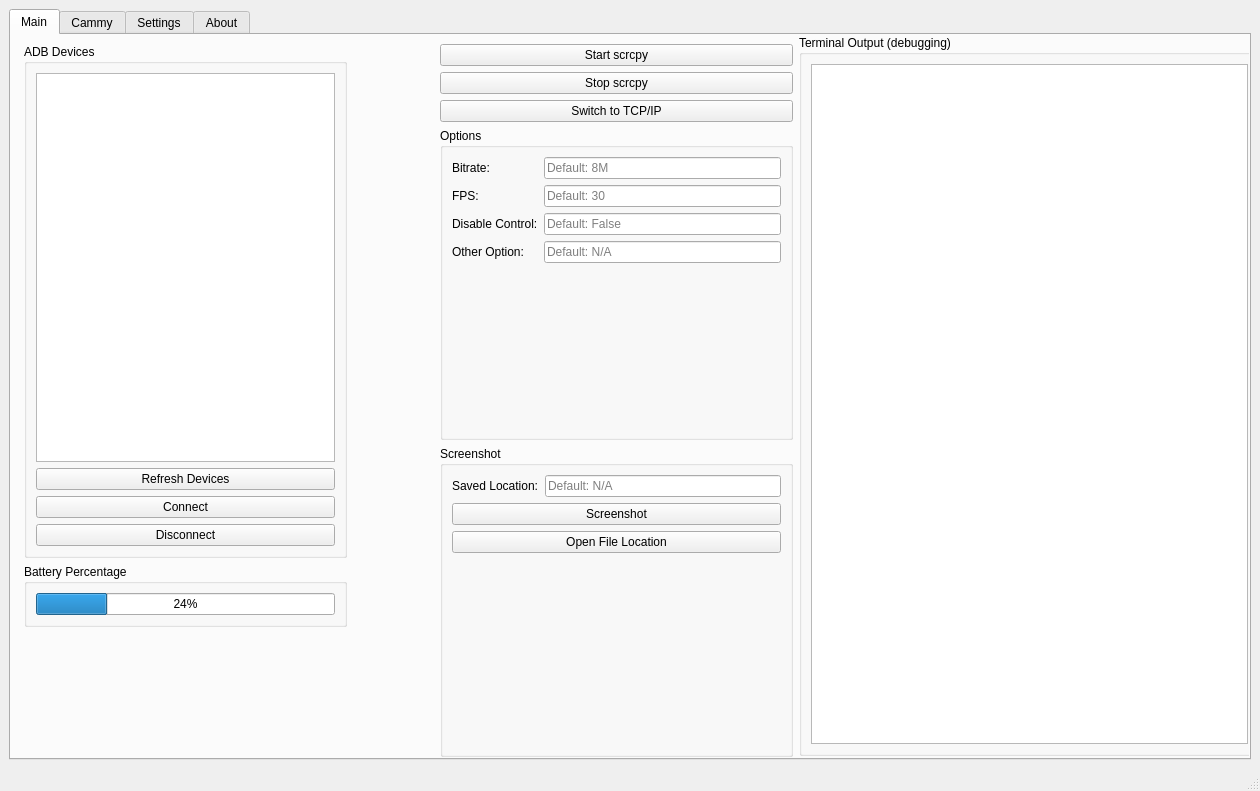
<?xml version="1.0" encoding="UTF-8"?>
<ui version="4.0">
 <class>MainWindow</class>
 <widget class="QMainWindow" name="MainWindow">
  <property name="geometry">
   <rect>
    <x>0</x>
    <y>0</y>
    <width>1260</width>
    <height>791</height>
   </rect>
  </property>
  <property name="minimumSize">
   <size>
    <width>1260</width>
    <height>791</height>
   </size>
  </property>
  <property name="maximumSize">
   <size>
    <width>1260</width>
    <height>791</height>
   </size>
  </property>
  <property name="windowTitle">
   <string>Scrcpy Camera Controller</string>
  </property>
  <widget class="QWidget" name="centralwidget">
   <layout class="QGridLayout" name="gridLayout">
    <item row="0" column="0">
     <widget class="QTabWidget" name="tabWidget">
      <property name="currentIndex">
       <number>0</number>
      </property>
      <widget class="QWidget" name="MainPage">
       <attribute name="title">
        <string>Main</string>
       </attribute>
       <widget class="QFrame" name="frameLeft">
        <property name="geometry">
         <rect>
          <x>4</x>
          <y>0</y>
          <width>341</width>
          <height>601</height>
         </rect>
        </property>
        <layout class="QVBoxLayout" name="verticalLayoutLeft">
         <item>
          <widget class="QGroupBox" name="groupADB">
           <property name="title">
            <string>ADB Devices</string>
           </property>
           <layout class="QVBoxLayout" name="verticalLayoutADB">
            <item>
             <widget class="QListWidget" name="listADBDevices"/>
            </item>
            <item>
             <widget class="QPushButton" name="refreshButtonADB">
              <property name="text">
               <string>Refresh Devices</string>
              </property>
             </widget>
            </item>
            <item>
             <widget class="QPushButton" name="connectButtonADB">
              <property name="text">
               <string>Connect</string>
              </property>
             </widget>
            </item>
            <item>
             <widget class="QPushButton" name="disconnectButtonADB">
              <property name="text">
               <string>Disconnect</string>
              </property>
             </widget>
            </item>
           </layout>
          </widget>
         </item>
         <item>
          <widget class="QGroupBox" name="groupBattery">
           <property name="title">
            <string>Battery Percentage</string>
           </property>
           <layout class="QVBoxLayout" name="verticalLayoutBattery">
            <item>
             <widget class="QProgressBar" name="progressBar">
              <property name="value">
               <number>24</number>
              </property>
             </widget>
            </item>
           </layout>
          </widget>
         </item>
        </layout>
       </widget>
       <widget class="QFrame" name="frameMiddle">
        <property name="geometry">
         <rect>
          <x>420</x>
          <y>0</y>
          <width>371</width>
          <height>731</height>
         </rect>
        </property>
        <layout class="QVBoxLayout" name="verticalLayoutMiddle">
         <item>
          <widget class="QPushButton" name="buttonStartScrcpy">
           <property name="text">
            <string>Start scrcpy</string>
           </property>
          </widget>
         </item>
         <item>
          <widget class="QPushButton" name="buttonStopScrcpy">
           <property name="text">
            <string>Stop scrcpy</string>
           </property>
          </widget>
         </item>
         <item>
          <widget class="QPushButton" name="switchToTCPIP">
           <property name="text">
            <string>Switch to TCP/IP</string>
           </property>
          </widget>
         </item>
         <item>
          <widget class="QGroupBox" name="groupOptions">
           <property name="title">
            <string>Options</string>
           </property>
           <layout class="QFormLayout" name="formLayoutOptions">
            <item row="0" column="0">
             <widget class="QLabel" name="labelBitrate_2">
              <property name="text">
               <string>Bitrate:</string>
              </property>
             </widget>
            </item>
            <item row="0" column="1">
             <widget class="QLineEdit" name="lineBitrate">
              <property name="placeholderText">
               <string>Default: 8M</string>
              </property>
             </widget>
            </item>
            <item row="1" column="0">
             <widget class="QLabel" name="labelFPS_2">
              <property name="text">
               <string>FPS:</string>
              </property>
             </widget>
            </item>
            <item row="1" column="1">
             <widget class="QLineEdit" name="lineFPS">
              <property name="placeholderText">
               <string>Default: 30</string>
              </property>
             </widget>
            </item>
            <item row="2" column="0">
             <widget class="QLabel" name="label_2">
              <property name="text">
               <string>Disable Control:</string>
              </property>
             </widget>
            </item>
            <item row="2" column="1">
             <widget class="QLineEdit" name="lineEdit_2">
              <property name="text">
               <string/>
              </property>
              <property name="placeholderText">
               <string>Default: False</string>
              </property>
             </widget>
            </item>
            <item row="3" column="0">
             <widget class="QLabel" name="labelOther">
              <property name="text">
               <string>Other Option:</string>
              </property>
             </widget>
            </item>
            <item row="3" column="1">
             <widget class="QLineEdit" name="lineOther">
              <property name="placeholderText">
               <string>Default: N/A</string>
              </property>
             </widget>
            </item>
           </layout>
          </widget>
         </item>
         <item>
          <widget class="QGroupBox" name="groupOptions_2">
           <property name="title">
            <string>Screenshot</string>
           </property>
           <layout class="QFormLayout" name="formLayoutOptions_2">
            <item row="0" column="0">
             <widget class="QLabel" name="labelOther_2">
              <property name="text">
               <string>Saved Location:</string>
              </property>
             </widget>
            </item>
            <item row="0" column="1">
             <widget class="QLineEdit" name="lineOther_2">
              <property name="placeholderText">
               <string>Default: N/A</string>
              </property>
             </widget>
            </item>
            <item row="2" column="0" colspan="2">
             <widget class="QPushButton" name="pushButton_3">
              <property name="text">
               <string>Open File Location</string>
              </property>
             </widget>
            </item>
            <item row="1" column="0" colspan="2">
             <widget class="QPushButton" name="pushButton_4">
              <property name="text">
               <string>Screenshot</string>
              </property>
             </widget>
            </item>
           </layout>
          </widget>
         </item>
        </layout>
       </widget>
       <widget class="QGroupBox" name="groupTerminal">
        <property name="geometry">
         <rect>
          <x>788</x>
          <y>0</y>
          <width>461</width>
          <height>721</height>
         </rect>
        </property>
        <property name="title">
         <string>Terminal Output (debugging)</string>
        </property>
        <layout class="QVBoxLayout" name="verticalLayoutTerminal">
         <item>
          <widget class="QTextEdit" name="textTerminal">
           <property name="readOnly">
            <bool>true</bool>
           </property>
          </widget>
         </item>
        </layout>
       </widget>
      </widget>
      <widget class="QWidget" name="CammyPage">
       <attribute name="title">
        <string>Cammy</string>
       </attribute>
       <layout class="QHBoxLayout" name="horizontalLayout_cammy">
        <item>
         <widget class="QGroupBox" name="videoPreviewGroup">
          <property name="minimumSize">
           <size>
            <width>800</width>
            <height>300</height>
           </size>
          </property>
          <layout class="QVBoxLayout" name="verticalLayout_preview">
           <item>
            <widget class="QLabel" name="labelVideoPreview">
             <property name="minimumSize">
              <size>
               <width>720</width>
               <height>480</height>
              </size>
             </property>
             <property name="styleSheet">
              <string notr="true">QLabel {
    background-color: #000000;
    border: 2px solid #555555;
}</string>
             </property>
             <property name="text">
              <string/>
             </property>
             <property name="scaledContents">
              <bool>false</bool>
             </property>
             <property name="alignment">
              <set>Qt::AlignmentFlag::AlignCenter</set>
             </property>
            </widget>
           </item>
           <item>
            <widget class="QLabel" name="labelPreviewStatus">
             <property name="styleSheet">
              <string notr="true">QLabel {
    color: #888888;
    font-style: italic;
}</string>
             </property>
             <property name="text">
              <string>No video signal</string>
             </property>
             <property name="alignment">
              <set>Qt::AlignmentFlag::AlignCenter</set>
             </property>
            </widget>
           </item>
          </layout>
         </widget>
        </item>
        <item>
         <layout class="QVBoxLayout" name="verticalLayout_cammy">
          <property name="sizeConstraint">
           <enum>QLayout::SizeConstraint::SetDefaultConstraint</enum>
          </property>
          <item>
           <widget class="QGroupBox" name="connectionGroup">
            <property name="title">
             <string>Connection Settings</string>
            </property>
            <layout class="QGridLayout" name="gridLayout_conn">
             <item row="0" column="0">
              <widget class="QLabel" name="labelIP">
               <property name="text">
                <string>Device IP:</string>
               </property>
              </widget>
             </item>
             <item row="0" column="1">
              <widget class="QLineEdit" name="lineEditIP">
               <property name="placeholderText">
                <string>192.168.1.100</string>
               </property>
              </widget>
             </item>
             <item row="1" column="0">
              <widget class="QLabel" name="labelPort">
               <property name="text">
                <string>Port:</string>
               </property>
              </widget>
             </item>
             <item row="1" column="1">
              <widget class="QLineEdit" name="lineEditPort">
               <property name="text">
                <string>4747</string>
               </property>
              </widget>
             </item>
             <item row="2" column="0" colspan="2">
              <widget class="QCheckBox" name="checkBoxUSB">
               <property name="text">
                <string>Connect via USB (ADB)</string>
               </property>
              </widget>
             </item>
            </layout>
           </widget>
          </item>
          <item>
           <widget class="QGroupBox" name="videoSettingsGroup">
            <property name="title">
             <string>Video Settings</string>
            </property>
            <layout class="QGridLayout" name="gridLayout_vid">
             <item row="0" column="0">
              <widget class="QLabel" name="labelResolution">
               <property name="text">
                <string>Resolution:</string>
               </property>
              </widget>
             </item>
             <item row="0" column="1">
              <widget class="QLineEdit" name="lineEditResolution">
               <property name="text">
                <string/>
               </property>
              </widget>
             </item>
             <item row="1" column="0">
              <widget class="QLabel" name="labelFPS">
               <property name="text">
                <string>FPS:</string>
               </property>
              </widget>
             </item>
             <item row="1" column="1">
              <widget class="QLineEdit" name="lineEditFPS">
               <property name="text">
                <string/>
               </property>
              </widget>
             </item>
             <item row="2" column="0">
              <widget class="QLabel" name="labelBitrate">
               <property name="text">
                <string>Bitrate (kbps):</string>
               </property>
              </widget>
             </item>
             <item row="2" column="1">
              <widget class="QSpinBox" name="spinBoxBitrate">
               <property name="minimum">
                <number>500</number>
               </property>
               <property name="maximum">
                <number>10000</number>
               </property>
               <property name="singleStep">
                <number>500</number>
               </property>
               <property name="value">
                <number>2000</number>
               </property>
              </widget>
             </item>
             <item row="3" column="0">
              <widget class="QLabel" name="labelRatio">
               <property name="text">
                <string>Aspect Ratio:</string>
               </property>
              </widget>
             </item>
             <item row="3" column="1">
              <widget class="QComboBox" name="comboBoxAspectRatio">
               <item>
                <property name="text">
                 <string>Auto</string>
                </property>
               </item>
               <item>
                <property name="text">
                 <string>16:9</string>
                </property>
               </item>
               <item>
                <property name="text">
                 <string>4:3</string>
                </property>
               </item>
               <item>
                <property name="text">
                 <string>1:1</string>
                </property>
               </item>
               <item>
                <property name="text">
                 <string>21:9</string>
                </property>
               </item>
               <item>
                <property name="text">
                 <string>9:16</string>
                </property>
               </item>
               <item>
                <property name="text">
                 <string>3:2</string>
                </property>
               </item>
              </widget>
             </item>
            </layout>
           </widget>
          </item>
          <item>
           <widget class="QGroupBox" name="audioSettingsGroup">
            <property name="title">
             <string>Audio Settings</string>
            </property>
            <layout class="QGridLayout" name="gridLayout_audio">
             <item row="0" column="0">
              <widget class="QCheckBox" name="checkBoxEnableAudio">
               <property name="text">
                <string>Enable Audio</string>
               </property>
               <property name="checked">
                <bool>true</bool>
               </property>
              </widget>
             </item>
             <item row="1" column="0">
              <widget class="QLabel" name="labelSampleRate">
               <property name="text">
                <string>Sample Rate:</string>
               </property>
              </widget>
             </item>
             <item row="1" column="1">
              <widget class="QComboBox" name="comboBoxSampleRate">
               <item>
                <property name="text">
                 <string>44100 Hz</string>
                </property>
               </item>
               <item>
                <property name="text">
                 <string>48000 Hz</string>
                </property>
               </item>
              </widget>
             </item>
            </layout>
           </widget>
          </item>
          <item>
           <widget class="QGroupBox" name="advancedGroup">
            <property name="title">
             <string>Advanced</string>
            </property>
            <layout class="QVBoxLayout" name="verticalLayout_adv">
             <item>
              <widget class="QCheckBox" name="checkBoxMirror_yaxis">
               <property name="text">
                <string>Mirror Video (around y-axis)</string>
               </property>
              </widget>
             </item>
             <item>
              <widget class="QCheckBox" name="checkBoxMirror_xaxis">
               <property name="text">
                <string>Mirror Video (around x-axis)</string>
               </property>
              </widget>
             </item>
             <item>
              <widget class="QCheckBox" name="checkBoxKeepAwake">
               <property name="text">
                <string>Keep Device Awake</string>
               </property>
              </widget>
             </item>
             <item>
              <widget class="QCheckBox" name="checkBoxLowLatency">
               <property name="text">
                <string>Low Latency Mode</string>
               </property>
              </widget>
             </item>
            </layout>
           </widget>
          </item>
          <item>
           <layout class="QHBoxLayout" name="horizontalLayout_cammy_btns">
            <item>
             <widget class="QPushButton" name="btnConnect">
              <property name="styleSheet">
               <string notr="true">QPushButton { 
    background-color: #4CAF50; 
    color: white; 
    font-weight: bold; 
    padding: 8px;
}
QPushButton:hover {
    background-color: #45a049;
}</string>
              </property>
              <property name="text">
               <string>Connect</string>
              </property>
             </widget>
            </item>
            <item>
             <widget class="QPushButton" name="btnDisconnect">
              <property name="enabled">
               <bool>false</bool>
              </property>
              <property name="styleSheet">
               <string notr="true">QPushButton { 
    background-color: #f44336; 
    color: white; 
    font-weight: bold; 
    padding: 8px;
}
QPushButton:hover {
    background-color: #da190b;
}
QPushButton:disabled {
    background-color: #cccccc;
}</string>
              </property>
              <property name="text">
               <string>Disconnect</string>
              </property>
             </widget>
            </item>
           </layout>
          </item>
          <item>
           <widget class="QTextEdit" name="textEditStatus">
            <property name="maximumSize">
             <size>
              <width>16777215</width>
              <height>80</height>
             </size>
            </property>
            <property name="readOnly">
             <bool>true</bool>
            </property>
            <property name="placeholderText">
             <string>Status messages will appear here...</string>
            </property>
           </widget>
          </item>
         </layout>
        </item>
       </layout>
      </widget>
      <widget class="QWidget" name="SettingsPage">
       <attribute name="title">
        <string>Settings</string>
       </attribute>
       <widget class="QLabel" name="rezLabel">
        <property name="geometry">
         <rect>
          <x>20</x>
          <y>10</y>
          <width>251</width>
          <height>18</height>
         </rect>
        </property>
        <property name="text">
         <string>Device Resolution (defaults to 640x480) - </string>
        </property>
       </widget>
       <widget class="QLabel" name="widthLabel">
        <property name="geometry">
         <rect>
          <x>20</x>
          <y>50</y>
          <width>58</width>
          <height>18</height>
         </rect>
        </property>
        <property name="text">
         <string>Width - </string>
        </property>
       </widget>
       <widget class="QLabel" name="heightLabel">
        <property name="geometry">
         <rect>
          <x>150</x>
          <y>47</y>
          <width>51</width>
          <height>21</height>
         </rect>
        </property>
        <property name="text">
         <string>Height -   </string>
        </property>
       </widget>
       <widget class="QLineEdit" name="rezWidth">
        <property name="geometry">
         <rect>
          <x>70</x>
          <y>40</y>
          <width>71</width>
          <height>32</height>
         </rect>
        </property>
       </widget>
       <widget class="QLineEdit" name="rezHeight">
        <property name="geometry">
         <rect>
          <x>200</x>
          <y>40</y>
          <width>71</width>
          <height>32</height>
         </rect>
        </property>
       </widget>
       <widget class="QLabel" name="frameRateLabel1">
        <property name="geometry">
         <rect>
          <x>20</x>
          <y>80</y>
          <width>221</width>
          <height>18</height>
         </rect>
        </property>
        <property name="text">
         <string>Device Frame Rate (defauts to 30) - </string>
        </property>
       </widget>
       <widget class="QLabel" name="frameRateLabel2">
        <property name="geometry">
         <rect>
          <x>20</x>
          <y>110</y>
          <width>71</width>
          <height>18</height>
         </rect>
        </property>
        <property name="text">
         <string>Frame Rate = </string>
        </property>
       </widget>
       <widget class="QLineEdit" name="deviceFrameRate">
        <property name="geometry">
         <rect>
          <x>100</x>
          <y>100</y>
          <width>113</width>
          <height>32</height>
         </rect>
        </property>
       </widget>
       <widget class="QLabel" name="bitrateLabel1">
        <property name="geometry">
         <rect>
          <x>20</x>
          <y>140</y>
          <width>541</width>
          <height>18</height>
         </rect>
        </property>
        <property name="text">
         <string>Device BitRate (Default = 8)</string>
        </property>
       </widget>
       <widget class="QLineEdit" name="deviceBitRate">
        <property name="geometry">
         <rect>
          <x>20</x>
          <y>170</y>
          <width>113</width>
          <height>32</height>
         </rect>
        </property>
       </widget>
       <widget class="QLabel" name="bitrateLabel2">
        <property name="geometry">
         <rect>
          <x>150</x>
          <y>170</y>
          <width>211</width>
          <height>31</height>
         </rect>
        </property>
        <property name="text">
         <string>MegaBits per second </string>
        </property>
       </widget>
       <widget class="QPlainTextEdit" name="helpOutput">
        <property name="geometry">
         <rect>
          <x>360</x>
          <y>40</y>
          <width>281</width>
          <height>131</height>
         </rect>
        </property>
       </widget>
       <widget class="QLabel" name="helpOutputLabel">
        <property name="geometry">
         <rect>
          <x>360</x>
          <y>10</y>
          <width>251</width>
          <height>18</height>
         </rect>
        </property>
        <property name="text">
         <string>Detected ADB Serials and Camera IDs -  </string>
        </property>
       </widget>
       <widget class="QLabel" name="cameraIDLabel">
        <property name="geometry">
         <rect>
          <x>20</x>
          <y>210</y>
          <width>261</width>
          <height>18</height>
         </rect>
        </property>
        <property name="text">
         <string>Camera ID (what camera you are using) - </string>
        </property>
       </widget>
       <widget class="QLineEdit" name="deviceID">
        <property name="geometry">
         <rect>
          <x>290</x>
          <y>200</y>
          <width>113</width>
          <height>32</height>
         </rect>
        </property>
       </widget>
       <widget class="QPushButton" name="updateHelpOutput">
        <property name="geometry">
         <rect>
          <x>520</x>
          <y>190</y>
          <width>121</width>
          <height>34</height>
         </rect>
        </property>
        <property name="text">
         <string>Update Output</string>
        </property>
       </widget>
      </widget>
      <widget class="QWidget" name="About">
       <attribute name="title">
        <string>About</string>
       </attribute>
       <widget class="QLabel" name="signatureLabel">
        <property name="geometry">
         <rect>
          <x>180</x>
          <y>220</y>
          <width>461</width>
          <height>18</height>
         </rect>
        </property>
        <property name="text">
         <string>Scrcpy GUI Camera Controller. Made with &lt;3 by Rudraksh Tiku (RudyDaBot)</string>
        </property>
       </widget>
       <widget class="QLabel" name="controllerVersion">
        <property name="geometry">
         <rect>
          <x>10</x>
          <y>10</y>
          <width>461</width>
          <height>18</height>
         </rect>
        </property>
        <property name="text">
         <string>Version = whatever the fuck it is, code's gonna control this text anyways...</string>
        </property>
       </widget>
       <widget class="QLabel" name="scrcpyVersion">
        <property name="geometry">
         <rect>
          <x>10</x>
          <y>30</y>
          <width>181</width>
          <height>18</height>
         </rect>
        </property>
        <property name="text">
         <string>scrcpy version - lalalalallala</string>
        </property>
       </widget>
       <widget class="QLabel" name="ADBVersion">
        <property name="geometry">
         <rect>
          <x>10</x>
          <y>50</y>
          <width>231</width>
          <height>18</height>
         </rect>
        </property>
        <property name="text">
         <string>ADB version = shimmy shimmy yay</string>
        </property>
       </widget>
       <widget class="QLabel" name="kanavEasterEgg">
        <property name="geometry">
         <rect>
          <x>140</x>
          <y>100</y>
          <width>411</width>
          <height>41</height>
         </rect>
        </property>
        <property name="font">
         <font>
          <pointsize>16</pointsize>
         </font>
        </property>
        <property name="text">
         <string>Kanav if you're reading this, you a bitch.</string>
        </property>
       </widget>
       <widget class="QPushButton" name="enableEgg">
        <property name="geometry">
         <rect>
          <x>10</x>
          <y>210</y>
          <width>88</width>
          <height>34</height>
         </rect>
        </property>
        <property name="text">
         <string>Easter Egg</string>
        </property>
       </widget>
      </widget>
     </widget>
    </item>
   </layout>
  </widget>
  <widget class="QStatusBar" name="statusbar"/>
 </widget>
 <resources/>
 <connections/>
</ui>
